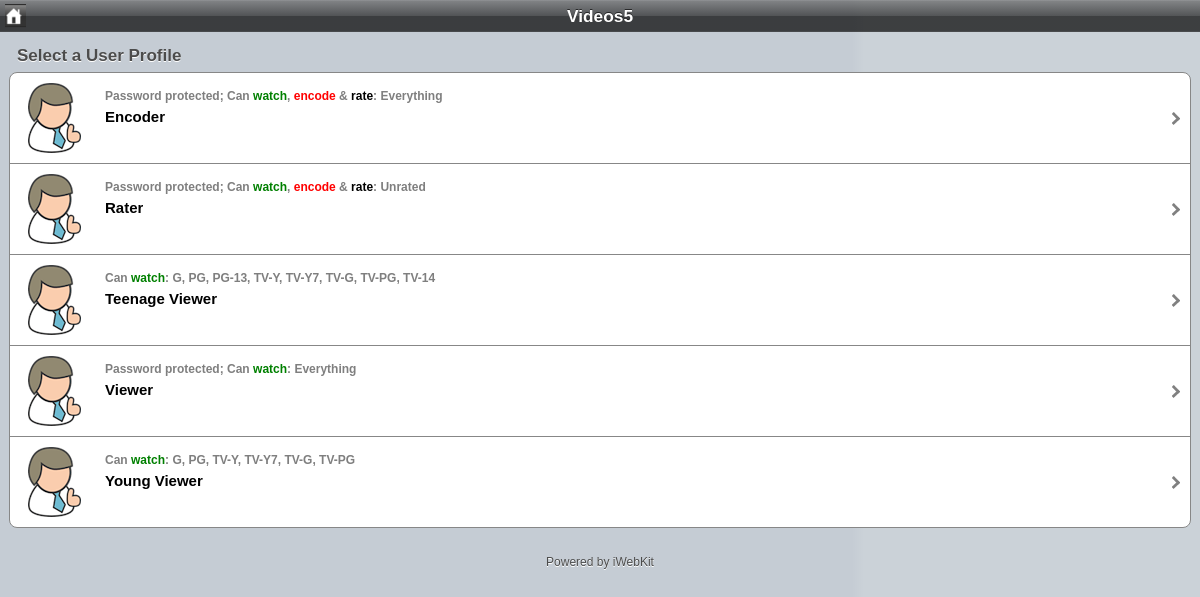
Screenshot of /?u=/ with the database file from the repository.
### tables this page shows
CREATE TABLE `users` (
  `id` mediumint(8) unsigned NOT NULL AUTO_INCREMENT,
  `name` tinytext NOT NULL,
  `password` tinytext,
  `allowed_ratings` set('Unrated','G','PG','PG-13','R','NC-17','TV-Y','TV-Y7','TV-G','TV-PG','TV-14','TV-MA') NOT NULL,
  `is_admin` enum('yes','no') NOT NULL DEFAULT 'no',
  PRIMARY KEY (`id`)
);

### index.php (the view, shortened to what this page needs)
<?php
$ratings_definitions = array(
	'Unrated' => '',
	'G' => 'General audience',
	'PG' => 'Parental guidance suggested',
	'PG-13' => 'Parents strongly cautioned',
	'R' => 'Restricted',
	'NC-17' => 'No one 17 and under admitted',
	'TV-Y' => 'All children',
	'TV-Y7' => 'Children 7 and older',
	'TV-G' => 'General audience',
	'TV-PG' => 'Parental guidance suggested',
	'TV-14' => 'May be unsuitable for children under 14',
	'TV-MA' => 'Mature audience'
);
$paths = load_paths();
if (isset($_GET['ee'])) {
	$parent_path = $_GET['ee'];
	$query = sprintf("SELECT * FROM files WHERE queued_for_encode = 'no' AND path LIKE '%s%%' ORDER BY path",
		mysql_escape_string($parent_path)
	);
	$result = mysql_query($query) or die("Error while querying DB (4): " . mysql_error());
	$idle_files = array();
	while ($row = mysql_fetch_object($result)) {
		$idle_files[$row->path] = $row;
	}
	remove_duplicate_videos($idle_files);
	$files_to_encode = array();
	foreach ($idle_files as $v => $infos) {
		if (!is_video_universal($infos->html5_ready) && $infos->queued_for_encode == 'no') {
			$files_to_encode[$v] = $infos;
		}
	}
	if (empty($_GET['go'])) {
		$missing_permissions = array();
		$checked_dirs = array();
		foreach ($files_to_encode as $v => $infos) {
			list($file_path, $filename) = explode_full_path($v);
			if (array_search($file_path, $checked_dirs) !== FALSE) {
				continue;
			}
			if (!file_exists($file_path)) {
				$file_path = mb_convert_encoding($file_path, "UTF-8", "windows-1252");
			}
			$fp = fopen($file_path . '/test.file', 'w');
			if ($fp) {
				fclose($fp);
				@unlink($file_path . '/test.file');
			} else {
				$missing_permissions[] = $file_path;
			}
			$checked_dirs[] = $file_path;
		}
	} else {
		foreach ($files_to_encode as $file_to_encode => $infos) {
			queue_video_for_encode($file_to_encode);
		}
	}
} else {
	if (!isset($_GET['u']) || (is_numeric($_GET['u']) && $_GET['u'] == 0)) {
		$current_user = FALSE;
	}
	$parent_path = $_GET['u'];
	$query = "SELECT * FROM users";
	if (is_numeric($_GET['u'])) {
		$query .= sprintf(" WHERE id = %d",
			mysql_escape_string($_GET['u'])
		);
	} else {
		$query .= " ORDER BY name";
	}
	$result = mysql_query($query) or die("Error while querying DB (10): " . mysql_error());
	$users = array();
	while ($row = mysql_fetch_object($result)) {
		$users[] = $row;
	}
}
?>
<!DOCTYPE HTML>
<html>
<head>
	<link href="iwebkit/css/style.css" rel="stylesheet" media="screen" type="text/css" />
</head>
<body>
	<div id="topbar" class="transparent">
		<?php if (!empty($_SERVER['QUERY_STRING']) && (count($paths) > 1 || $_GET['p'] != $paths[0])): ?>
			<div id="leftnav">
				<?php if (!isset($_GET['p']) || $_GET['p'] != ''): ?>
					<a href="?p=/"><img alt="Home" src="iwebkit/images/home.png" /></a>
				<?php endif; ?>
			</div>
		<?php endif; ?>
		<div id="title">Videos5</div>
	</div>
	<?php if (isset($_GET['ee'])): ?>
		<div id="content">
			<?php if (!empty($_GET['go'])): ?>
				<div class="graytitle"><?php echo count($files_to_encode) ?> videos have been queued for encode.</div>
			<?php elseif (count($missing_permissions) > 0): ?>
				<div class="graytitle">
					<div style="color:red">Can't encode all videos.</div>
					<div><em>apache</em> user can't write in the following <?php echo (count($missing_permissions) == 1 ? 'directory' : 'directories') ?>:</div>
					<ul class="pageitem">
						<?php foreach ($missing_permissions as $directory): ?>
							<li class="smallfield">
								<span class="name"><?php echo $directory ?></span>
							</li>
						<?php endforeach; ?>
					</ul>
				</div>
			<?php else: ?>
				<div class="graytitle">Are you sure you want to encode the <?php echo count($files_to_encode) ?> following videos?</div>
				<ul style="width: 400px; height: 50px;">
					<li class="green button" style="float: left; width: 150px;">
						<input type="button" value="Encode All" onclick="window.location.href='?ee=<?php echo urlencode($_GET['ee']) ?>&amp;go=1'" />
					</li>
					<li class="red button" style="float: right; width: 150px;">
						<input type="button" value="Cancel" onclick="window.location.href='?p=<?php echo urlencode($_GET['ee']) ?>'" />
					</li>
				</ul>
				<?php $last_parent_path = FALSE; foreach ($files_to_encode as $v => $infos): list($parent_path, $filename) = explode_full_path($infos->path); ?>
					<?php if ($parent_path != $last_parent_path): ?>
						<?php if ($last_parent_path !== FALSE): ?>
							</ul>
						<?php endif; $last_parent_path = $parent_path; ?>
						<div class="graytitle"><?php echo mb_convert_encoding($parent_path, "UTF-8", "windows-1252") ?></div>
						<ul class="pageitem">
					<?php endif; ?>
						<li class="smallfield">
							<span class="name"><?php echo mb_convert_encoding($filename, "UTF-8", "windows-1252") ?></span>
						</li>
				<?php endforeach; ?>
				</ul>
			<?php endif; ?>
	<?php elseif (isset($_GET['u']) && !is_numeric($_GET['u'])): ?>
		<div id="content">
			<div class="graytitle"><?php echo (isset($_GET['edit']) ? 'Edit Users Profiles' : 'Select a User Profile') ?></div>
			<ul class="pageitem">
				<?php foreach ($users as $user):
					$url = isset($_GET['edit'])
						? '?u=' . $user->id . '&amp;p=' . urlencode($_GET['u'])
						: '?uu=' . $user->id . '&amp;p=' . urlencode($_GET['u']); ?>
					<li class="store">
						<a href="<?php echo $url ?>">
							<span class="image" style="background: url('images/user.png') no-repeat center left;"></span>
							<span class="comment">
								<?php echo (!empty($user->password) ? 'Password protected; ' : '') ?>
								Can <span style="color: green">watch</span><?php echo ($user->is_admin == 'yes' ? ', <span style="color: red">encode</span> &amp; <span style="color: black">rate</span>' : '') ?>:
									<?php echo get_html_ratings($user->allowed_ratings) ?></span>
							<span class="name"><?php echo htmlentities($user->name) ?></span>
							<span class="arrow"></span>
						</a>
					</li>
				<?php endforeach; ?>
			</ul>
		</div>
	<?php endif; ?>
	<div id="footer">
		<a href="http://iwebkit.net">Powered by iWebKit</a>
	</div>
</body>
</html>
<?php
function load_paths() {
	$result = mysql_query("SELECT value FROM settings WHERE name = 'paths'") or die("Error while querying DB (12): " . mysql_error());
	if ($row = mysql_fetch_object($result)) {
		$paths = explode("\n", $row->value);
		foreach ($paths as $k => $path) {
			$paths[$k] = '/' . trim(trim($path), '/') . '/';
		}
	} else {
		$paths = array('/var/hda/files/movies/');
	}
	return $paths;
}
function get_html_ratings($ratings) {
	global $ratings_definitions;
	if ($ratings == implode(',', array_keys($ratings_definitions))) {
		return 'Everything';
	}
	return htmlentities(implode(', ', explode(',', $ratings)));
}
	?>

### rows the page displays
users: shows "Password protected;", is_admin "encode", allowed_ratings "Everything", name "Encoder"
users: shows "Password protected;", is_admin "encode", allowed_ratings "Unrated", name "Rater"
users: allowed_ratings "G, PG, PG-13, TV-Y, TV-Y7, TV-G, TV-PG, TV-14", name "Teenage Viewer"
users: shows "Password protected;", allowed_ratings "Everything", name "Viewer"
users: allowed_ratings "G, PG, TV-Y, TV-Y7, TV-G, TV-PG", name "Young Viewer"
